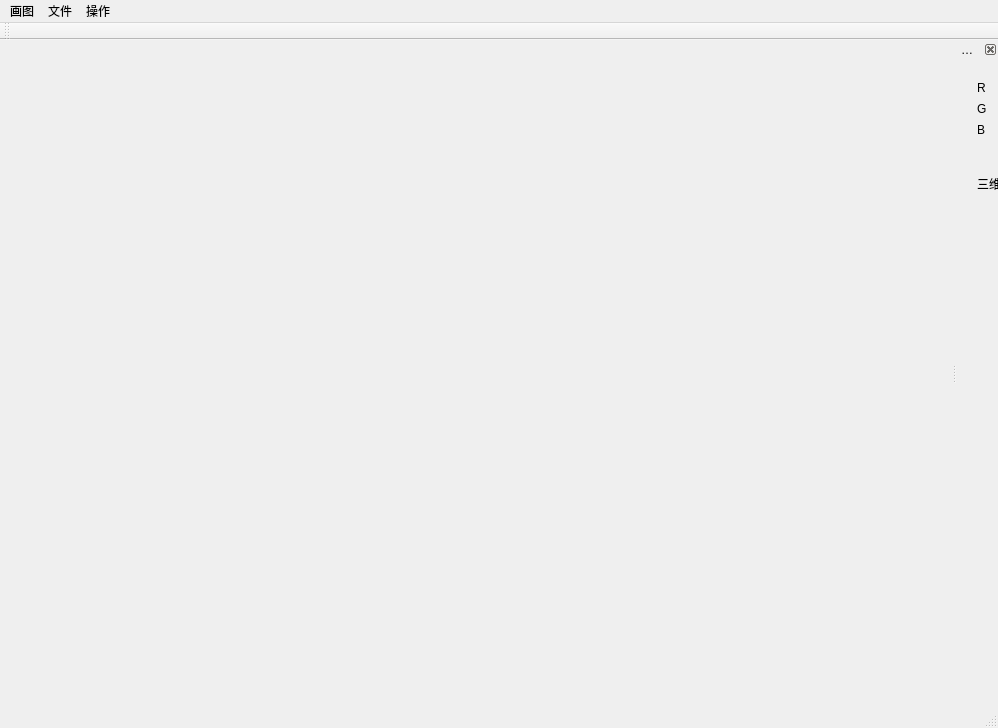
<?xml version="1.0" encoding="UTF-8"?>
<ui version="4.0">
 <class>QtWidgetsTestClass</class>
 <widget class="QMainWindow" name="QtWidgetsTestClass">
  <property name="geometry">
   <rect>
    <x>0</x>
    <y>0</y>
    <width>998</width>
    <height>728</height>
   </rect>
  </property>
  <property name="windowTitle">
   <string>画图</string>
  </property>
  <widget class="QWidget" name="centralWidget">
   <widget class="QWidget" name="verticalLayoutWidget">
    <property name="geometry">
     <rect>
      <x>60</x>
      <y>40</y>
      <width>731</width>
      <height>551</height>
     </rect>
    </property>
    <layout class="QVBoxLayout" name="verticalLayout"/>
   </widget>
  </widget>
  <widget class="QMenuBar" name="menuBar">
   <property name="geometry">
    <rect>
     <x>0</x>
     <y>0</y>
     <width>998</width>
     <height>26</height>
    </rect>
   </property>
   <widget class="QMenu" name="menu">
    <property name="title">
     <string>画图</string>
    </property>
    <addaction name="action1"/>
    <addaction name="action2"/>
    <addaction name="action3"/>
   </widget>
   <widget class="QMenu" name="menu_1">
    <property name="title">
     <string>文件</string>
    </property>
    <addaction name="action1_2"/>
    <addaction name="action2_2"/>
    <addaction name="action3_2"/>
    <addaction name="action4_2"/>
    <addaction name="action5_2"/>
    <addaction name="action6_2"/>
   </widget>
   <widget class="QMenu" name="menu_2">
    <property name="title">
     <string>操作</string>
    </property>
    <addaction name="action4"/>
    <addaction name="action5"/>
    <addaction name="action6"/>
    <addaction name="action7"/>
    <addaction name="action8"/>
    <addaction name="action9"/>
    <addaction name="action10"/>
    <addaction name="action11"/>
    <addaction name="action12"/>
    <addaction name="action13"/>
   </widget>
   <addaction name="menu"/>
   <addaction name="menu_1"/>
   <addaction name="menu_2"/>
  </widget>
  <widget class="QToolBar" name="mainToolBar">
   <attribute name="toolBarArea">
    <enum>TopToolBarArea</enum>
   </attribute>
   <attribute name="toolBarBreak">
    <bool>false</bool>
   </attribute>
  </widget>
  <widget class="QStatusBar" name="statusBar"/>
  <widget class="QDockWidget" name="dockWidget">
   <property name="features">
    <set>QDockWidget::DockWidgetClosable|QDockWidget::DockWidgetMovable</set>
   </property>
   <property name="allowedAreas">
    <set>Qt::BottomDockWidgetArea|Qt::RightDockWidgetArea</set>
   </property>
   <property name="windowTitle">
    <string>编辑对象</string>
   </property>
   <attribute name="dockWidgetArea">
    <number>2</number>
   </attribute>
   <widget class="QWidget" name="dockWidgetContents">
    <property name="autoFillBackground">
     <bool>false</bool>
    </property>
    <widget class="QWidget" name="formLayoutWidget">
     <property name="geometry">
      <rect>
       <x>9</x>
       <y>10</y>
       <width>195</width>
       <height>218</height>
      </rect>
     </property>
     <layout class="QFormLayout" name="formLayout">
      <item row="0" column="0">
       <widget class="QLabel" name="label">
        <property name="text">
         <string>R</string>
        </property>
       </widget>
      </item>
      <item row="0" column="1">
       <widget class="QSlider" name="horizontalSlider">
        <property name="maximum">
         <number>100</number>
        </property>
        <property name="singleStep">
         <number>2</number>
        </property>
        <property name="orientation">
         <enum>Qt::Horizontal</enum>
        </property>
       </widget>
      </item>
      <item row="1" column="0">
       <widget class="QLabel" name="label_2">
        <property name="text">
         <string>G</string>
        </property>
       </widget>
      </item>
      <item row="1" column="1">
       <widget class="QSlider" name="horizontalSlider_2">
        <property name="maximum">
         <number>100</number>
        </property>
        <property name="singleStep">
         <number>2</number>
        </property>
        <property name="orientation">
         <enum>Qt::Horizontal</enum>
        </property>
        <property name="tickInterval">
         <number>0</number>
        </property>
       </widget>
      </item>
      <item row="2" column="0">
       <widget class="QLabel" name="label_3">
        <property name="text">
         <string>B</string>
        </property>
       </widget>
      </item>
      <item row="2" column="1">
       <widget class="QSlider" name="horizontalSlider_3">
        <property name="maximum">
         <number>100</number>
        </property>
        <property name="singleStep">
         <number>2</number>
        </property>
        <property name="orientation">
         <enum>Qt::Horizontal</enum>
        </property>
       </widget>
      </item>
      <item row="3" column="1">
       <widget class="QPushButton" name="pushButton">
        <property name="text">
         <string>变换颜色</string>
        </property>
        <property name="iconSize">
         <size>
          <width>100</width>
          <height>20</height>
         </size>
        </property>
       </widget>
      </item>
      <item row="4" column="1">
       <widget class="QLabel" name="label_5">
        <property name="text">
         <string>0</string>
        </property>
       </widget>
      </item>
      <item row="4" column="0">
       <widget class="QLabel" name="label_4">
        <property name="text">
         <string>三维坐标</string>
        </property>
       </widget>
      </item>
      <item row="5" column="1">
       <widget class="QLabel" name="label_6">
        <property name="text">
         <string>0</string>
        </property>
       </widget>
      </item>
      <item row="6" column="1">
       <widget class="QLabel" name="label_7">
        <property name="text">
         <string>0</string>
        </property>
       </widget>
      </item>
      <item row="7" column="1">
       <widget class="QPushButton" name="pushButton_2">
        <property name="text">
         <string>坐标显示</string>
        </property>
       </widget>
      </item>
     </layout>
    </widget>
   </widget>
  </widget>
  <action name="action1">
   <property name="text">
    <string>直线</string>
   </property>
  </action>
  <action name="action2">
   <property name="text">
    <string>圆弧</string>
   </property>
  </action>
  <action name="action3">
   <property name="text">
    <string>立方体</string>
   </property>
  </action>
  <action name="action4">
   <property name="text">
    <string>prop拾取</string>
   </property>
  </action>
  <action name="action5">
   <property name="text">
    <string>背景颜色</string>
   </property>
  </action>
  <action name="action6">
   <property name="text">
    <string>坐标轴</string>
   </property>
  </action>
  <action name="action1_2">
   <property name="text">
    <string>打开vtk2</string>
   </property>
  </action>
  <action name="action2_2">
   <property name="text">
    <string>保存vtk2</string>
   </property>
  </action>
  <action name="action7">
   <property name="text">
    <string>清空</string>
   </property>
  </action>
  <action name="action8">
   <property name="text">
    <string>单元拾取</string>
   </property>
  </action>
  <action name="action9">
   <property name="checkable">
    <bool>false</bool>
   </property>
   <property name="text">
    <string>编辑对象</string>
   </property>
  </action>
  <action name="action3_2">
   <property name="text">
    <string>打开vtk</string>
   </property>
  </action>
  <action name="action4_2">
   <property name="text">
    <string>保存直线</string>
   </property>
  </action>
  <action name="action5_2">
   <property name="text">
    <string>保存圆弧</string>
   </property>
  </action>
  <action name="action6_2">
   <property name="text">
    <string>保存立方体</string>
   </property>
  </action>
  <action name="action10">
   <property name="text">
    <string>点拾取</string>
   </property>
  </action>
  <action name="action11">
   <property name="text">
    <string>图形变换</string>
   </property>
  </action>
  <action name="action12">
   <property name="text">
    <string>撤销</string>
   </property>
  </action>
  <action name="action13">
   <property name="text">
    <string>提取</string>
   </property>
  </action>
 </widget>
 <layoutdefault spacing="6" margin="11"/>
 <resources>
  <include location="QtWidgetsTest.qrc"/>
 </resources>
 <connections/>
</ui>
